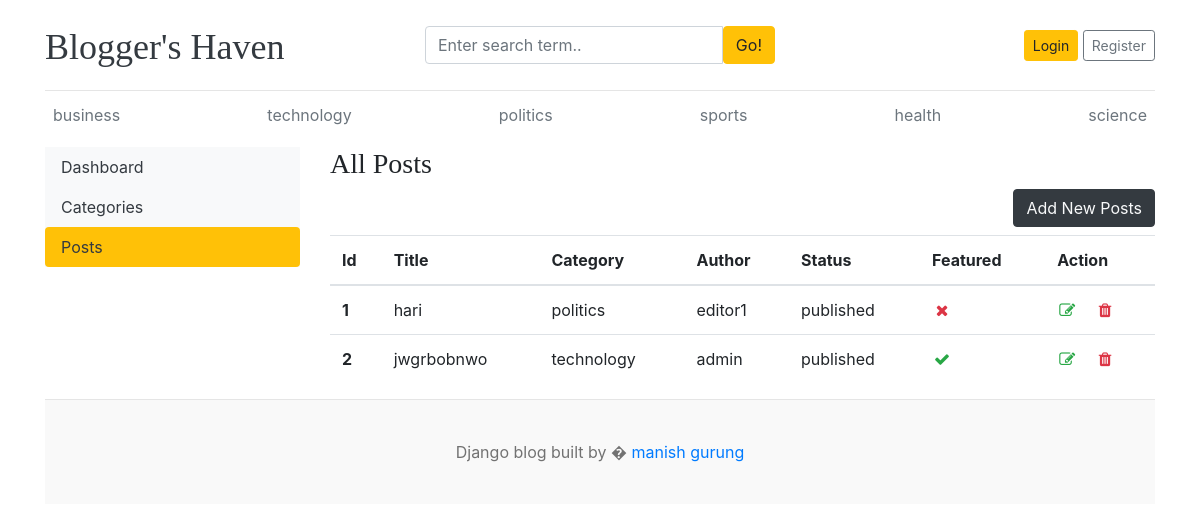
The app's page /dashboard/posts/, older data.
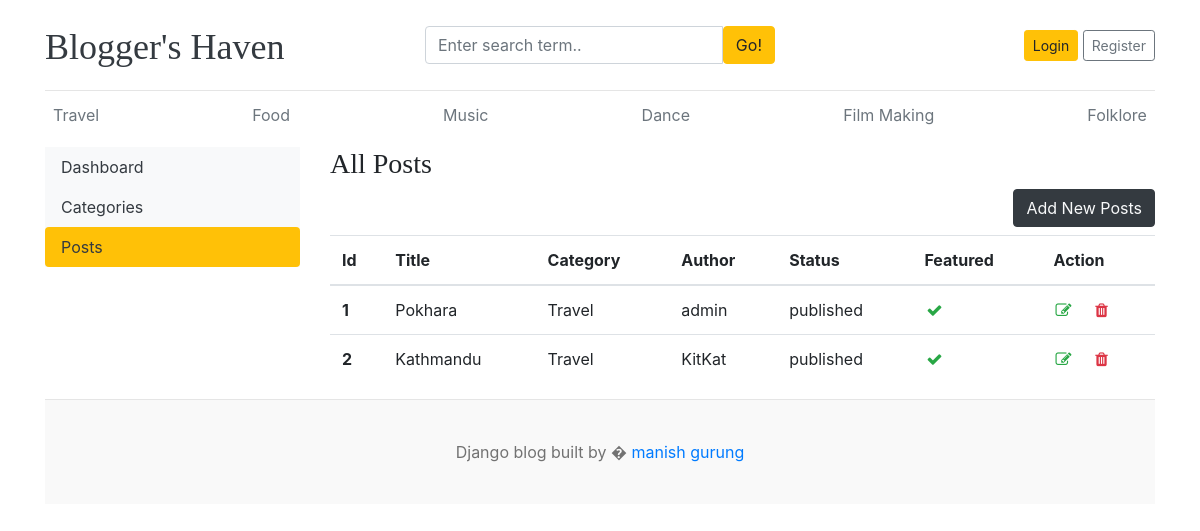
The same page, newer data.
### blogs/models.py (models this page shows, shortened)
class Category(models.Model):
    Category_name = models.CharField(max_length=50, unique=True)
    created_at = models.DateTimeField(auto_now_add=True)
    updated_at = models.DateTimeField(auto_now=True)
    class Meta:
        verbose_name_plural = 'Categories'
    def __str__(self):
        return self.Category_name

class Blogs(models.Model):
    title = models.CharField(max_length=100, unique=True)
    slug = models.SlugField(unique=True, blank=True)
    category = models.ForeignKey(Category, on_delete=models.CASCADE)
    author = models.ForeignKey(User, on_delete=models.CASCADE)
    blog_image = models.ImageField(upload_to='upload/%y/%m/%d')
    short_description = models.TextField(max_length=2000)
    blog_body = models.TextField(max_length=3000)
    status = models.CharField(max_length=100,choices=STATUS_CHOICE, default='draft')
    is_featured = models.BooleanField(default=False)
    created_at = models.DateTimeField(auto_now_add=True)
    updated_at = models.DateTimeField(auto_now=True)
    class Meta:
        verbose_name_plural = 'Blogs'

### dashboard/views.py (the view)
# urls.py: path('posts/', views.posts, name='posts'),
def posts(request):
    posts = Blogs.objects.all()
    context = {
        'posts':posts
    }
    return render(request, 'dashboard/posts.html',context)

### blogs/context_processors.py (called while the page is built)
def get_categories(request):
    categories= Category.objects.all()
    return dict(categories=categories)

### templates/dashboard/posts.html
{% extends 'base.html' %}
{% block content %}
<div class="row">
    {% include './leftsidebar.html' %}
    <div class="col-md-9">
        <h3>All Posts</h3>
        <a href="{% url 'add_posts' %}" class="btn btn-dark text-light float-right mb-2">Add New Posts</a>
        <table class="table table-hover">
        <thead>
            <tr>
            <th>Id</th>
            <th>Title</th>
            <th>Category</th>
            <th>Author</th>
            <th>Status</th>
            <th>Featured</th>
            <th>Action</th>
            </tr>
        </thead>
        <tbody>
        {% for post in posts %}
            <tr>
            <th>{{ forloop.counter }}</th>
            <td>{{ post.title }}</td>
            <td>{{ post.category }}</td>
            <td>{{ post.author }}</td>
            <td>{{ post.status }}</td>
            <td>{% if post.is_featured %} <i class="fa fa-check text-success"></i> {% else %} <i class="fa fa-times text-success text-danger"></i> {% endif %}</td>
            <td>
                <a href="{% url 'edit_posts' post.id %}"><i class="fa fa-edit text-success"></i></a> &nbsp;&nbsp;
                <a href="{% url 'delete_posts' post.id %}"><i class="fa fa-trash text-danger"></i></a>
            </td>
            </tr>
        {% endfor %}
        </tbody>
        </table>
    </div>
</div>
{% endblock %}

### templates/header.html (shortened to what this page needs)
{% load static %}
<!DOCTYPE html>
<html lang="en">
<head>
    <link href="https://getbootstrap.com/docs/4.0/dist/css/bootstrap.min.css" rel="stylesheet">
    <link href="{% static 'css/blog.css' %}" rel="stylesheet">
    <link rel="stylesheet" href="https://cdnjs.cloudflare.com/ajax/libs/font-awesome/7.0.0/css/fontawesome.min.css" />
    <link rel="stylesheet" href="https://cdnjs.cloudflare.com/ajax/libs/font-awesome/4.7.0/css/font-awesome.min.css">
  </head>
<body>
    <div class="container">
      <header class="blog-header py-3">
        <div class="row flex-nowrap justify-content-between align-items-center">
          <div class="col-lg-4 pt-1">
            <a class="blog-header-logo text-dark" href="/">Blogger's Haven</a>
          </div>
          <div class="col-4">
            <form action="{% url 'search' %}" method="get">
              <div class="input-group">
                <input class="form-control" name="keyword" type="text" placeholder="Enter search term.." aria-label="Enter search term.."aria-describedby="button-search" />
                <button type="submit" class="btn btn-warning" id="button-search" type="button">Go!</button>
              </div>
            </form>
          </div>
          <div class="col-4 d-flex justify-content-end align-items-center">
            {% if not user.is_authenticated %}
            <a class="btn btn-sm btn-warning" href="{% url 'login' %}">Login</a> &nbsp;
            <a class="btn btn-sm btn-outline-secondary" href="{% url 'register' %}">Register</a>
              {% else %}
                <span><a href="{% url 'dashboard' %}" class="btn btn-warning">Dashboard</a></span> &nbsp;
                <span><a href="{% url 'logout' %}">Logout</a></span>
            {% endif %}
          </div>
        </div>
      </header>
      <div class="nav-scroller py-1 mb-2">
        <nav class="nav d-flex justify-content-between">
          {% for cat in categories %}
          <a class="p-2 text-muted" href="{% url 'posts_by_category' cat.id %}">{{ cat.Category_name }}</a>
          {% endfor %}
        </nav>
      </div>

Row changes from the older to the newer data that the page shows:
removed Category: Category_name "business"
removed Category: Category_name "technology"
removed Category: Category_name "politics"
removed Category: Category_name "sports"
removed Category: Category_name "health"
removed Category: Category_name "science"
removed Blogs: title "hari", category "politics", author "editor1", status "published", is_featured False (drawn)
removed Blogs: title "jwgrbobnwo", category "technology", author "admin", status "published", is_featured True (drawn)
added Category: Category_name "Travel"
added Category: Category_name "Food"
added Category: Category_name "Music"
added Category: Category_name "Dance"
added Category: Category_name "Film Making"
added Category: Category_name "Folklore"
added Blogs: title "Pokhara", category "Travel", author "admin", status "published", is_featured True (drawn)
added Blogs: title "Kathmandu", category "Travel", author "KitKat", status "published", is_featured True (drawn)
